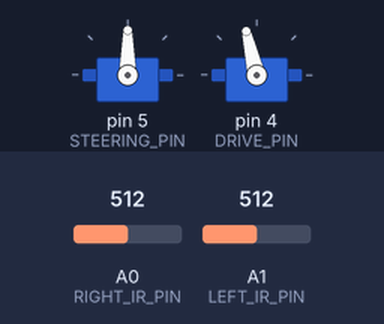
A sketch run on a simulated Arduino Uno, built with avr-gcc and run on an emulated ATmega328P. Shown: 2 × servo. The test bench sets the inputs (shaded band); at power-on: A0 (RIGHT_IR_PIN) = 512, A1 (LEFT_IR_PIN) = 512.

Above: at 2.2 s.
2.3 s: A0 (RIGHT_IR_PIN) set to 716
At 3.5 s:
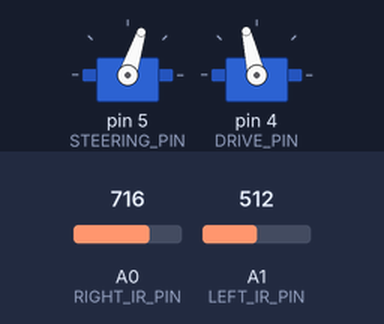
3.8 s: A1 (LEFT_IR_PIN) set to 306
At 5.0 s:
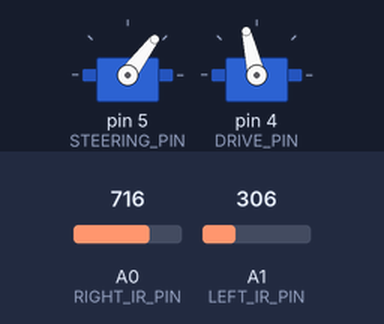
5.3 s: A0 (RIGHT_IR_PIN) set to 900
At 5.9 s:
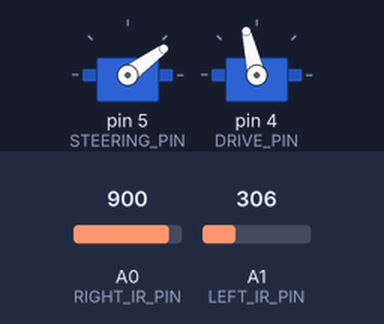
6.8 s: A1 (LEFT_IR_PIN) set to 122
At 7.9 s:
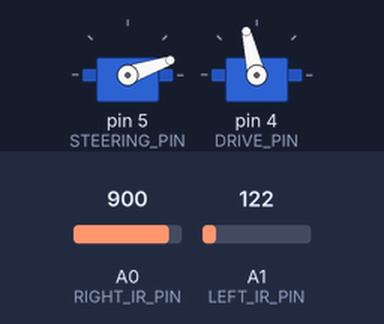
8.3 s: A1 (LEFT_IR_PIN) set to 1023
At 9.5 s:
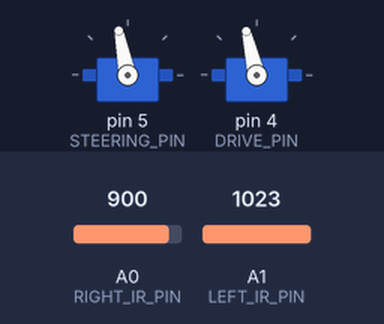
9.8 s: A0 (RIGHT_IR_PIN) set to 511
At 10.3 s:
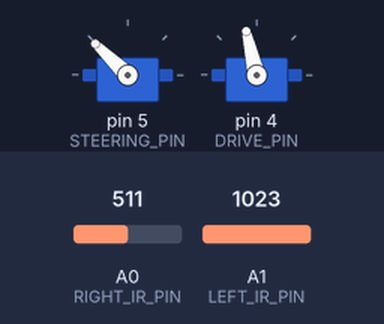
Timing chart, 0 to 12.3 s (numbered marks = the images above; inputs shaded):
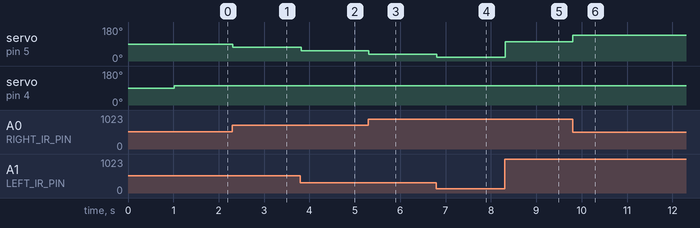

The sketch:

deflection_avoidance.ino
```cpp
#include <Servo.h>
Servo servo, ESC;

#define AVOID_ADJUST_MAX 50

#define LEFT_IR_PIN A1
#define RIGHT_IR_PIN A0

#define STEERING_PIN 5
#define DRIVE_PIN 4

#define AVOID_THRESH 25

void setup() {
  servo.attach(STEERING_PIN);
  ESC.attach(DRIVE_PIN);
  ESC_Arming_Sequence();
  ESC.write(103);
}

void loop()
{
  double avoidLEFT = 0;
  double avoidRIGHT = 0;

  double leftIR =  analogRead(LEFT_IR_PIN);
  double rightIR = analogRead(RIGHT_IR_PIN);

  if(leftIR > AVOID_THRESH)
    avoidLEFT = map(leftIR, AVOID_THRESH, 575, 0, AVOID_ADJUST_MAX);
  if(rightIR > AVOID_THRESH)
    avoidRIGHT = map(rightIR, AVOID_THRESH, 575, 0, AVOID_ADJUST_MAX);
//  if(leftIR < AVOID_THRESH)
//    avoidLEFT = map(leftIR, AVOID_THRESH, 575, 0, AVOID_ADJUST_MAX);
//  if(rightIR < 10AVOID_THRESH0)
//    avoidRIGHT = map(rightIR, AVOID_THRESH, 575, 0, AVOID_ADJUST_MAX);

  servo.write(90-avoidRIGHT+avoidLEFT);
  delay(20);
}

void ESC_Arming_Sequence(){
  delay(1000);
  pinMode(DRIVE_PIN,OUTPUT);
  digitalWrite(DRIVE_PIN,HIGH);
  delay(12);
  digitalWrite(DRIVE_PIN,LOW);
  delay(8.5);
}
```

Measured:
- after the input at 2.3 s, servo on pin 5 (STEERING_PIN): 90° → 72° at once
- after the input at 3.8 s, servo on pin 5 (STEERING_PIN): 72° → 53° at once
- after the input at 5.3 s, servo on pin 5 (STEERING_PIN): 53° → 36° at once
- after the input at 6.8 s, servo on pin 5 (STEERING_PIN): 36° → 19° at once
- after the input at 8.3 s, servo on pin 5 (STEERING_PIN): 19° → 101° at once
- after the input at 9.8 s, servo on pin 5 (STEERING_PIN): 101° → 136° at once
